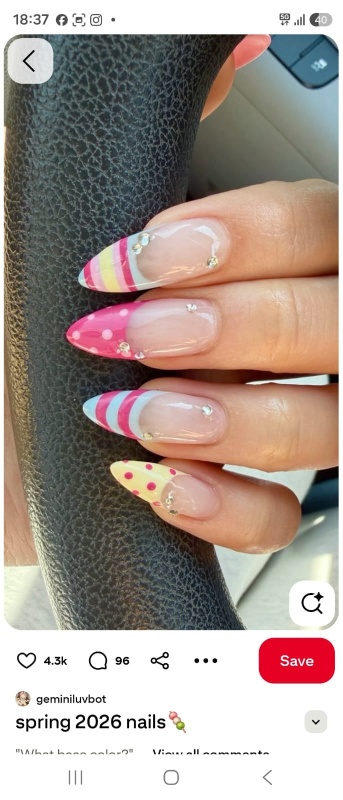
#> input picture frontend/photos-src/nail-001.jpg, 685 x 1600 px (shown at 1/2 size)
$ python -i make_images.py   (imports and definitions only)
#> lines starting #> are read from the running program, lines starting #| are printed output that depends on the picture
"""Build the website's photos: uniform 4:5 WebP images with no white/black borders.

For every design in frontend/src/catalogue.json this takes the original in frontend/photos-src/, applies the
crop and exposure from the catalogue, trims plain white/black borders, then crops to 4:5 around the busiest part
of the photo (where the nails are) and writes:

    frontend/public/photos/thumbs/<name>.webp   600 x 750   catalogue cards
    frontend/public/photos/view/<name>.webp    1000 x 1250  viewer and the link sent on WhatsApp

Every image ends up exactly the same size, so the grid is even and pages load fast. Re-run after adding or
changing photos:

    pip install pillow numpy
    python3 scripts/make_images.py
"""
import json
import os

import numpy as np
from PIL import Image, ImageEnhance, ImageFilter

ROOT = os.path.join(os.path.dirname(os.path.abspath(__file__)), "..", "frontend")
SOURCES = os.path.join(ROOT, "photos-src")
OUT = os.path.join(ROOT, "public", "photos")
RATIO = 4 / 5  # width / height
SIZES = {"thumbs": (600, 750, 78), "view": (1000, 1250, 80)}  # width, height, WebP quality


# [19 lines left out: function trim_borders, not called in this run]


def focus_point(img: Image.Image):
    """Centre of the most detailed / colourful area, as fractions (0..1)."""
    small = img.copy()
    small.thumbnail((200, 200))
    rgb = np.asarray(small.convert("RGB")).astype(np.float32)
    gray = rgb.mean(axis=2)
    gy, gx = np.gradient(gray)
    detail = np.hypot(gx, gy)
    sat = rgb.max(axis=2) - rgb.min(axis=2)
    energy = detail / (detail.max() + 1e-6) + 0.6 * sat / (sat.max() + 1e-6)
    energy = energy ** 2
    ys, xs = np.mgrid[0 : energy.shape[0], 0 : energy.shape[1]]
    total = energy.sum() + 1e-6
    return (energy * xs).sum() / total / energy.shape[1], (energy * ys).sum() / total / energy.shape[0]


def cover_crop(img: Image.Image) -> Image.Image:
    """Crop to exactly 4:5, sliding the window toward the focus point."""
    w, h = img.size
    fx, fy = focus_point(img)
    if w / h > RATIO:  # too wide: trim sides
        cw, ch = round(h * RATIO), h
        left = min(max(round(fx * w - cw / 2), 0), w - cw)
        return img.crop((left, 0, left + cw, ch))
    cw, ch = w, round(w / RATIO)  # too tall: trim top/bottom
    top = min(max(round(fy * h - ch / 2), 0), h - ch)
    return img.crop((0, top, cw, top + ch))


# [27 lines left out: function main, not called in this run]


# [2 lines not run here, left out]

>>> from PIL import Image
>>> picture = Image.open('../frontend/photos-src/nail-001.jpg')
#> picture is the input picture: PIL image 685x1600 RGB; mean R, G, B 165.4, 151.3, 143.5
>>> result = cover_crop(picture)
#> in focus_point, `gray = rgb.mean(axis=2)`:
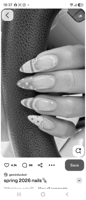
#> gray: shape (200, 86) float32; min 0, max 255, mean 153.2
#> in focus_point, `gy, gx = np.gradient(gray)`:
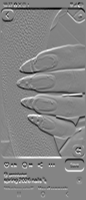
#> gy: shape (200, 86) float32; min -119.3, max 109.7, mean 0; drawn with min black and max white
#> in focus_point, `gy, gx = np.gradient(gray)`:
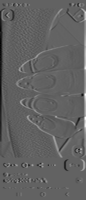
#> gx: shape (200, 86) float32; min -130.3, max 208.7, mean 0; drawn with min black and max white
#> in focus_point, `detail = np.hypot(gx, gy)`:
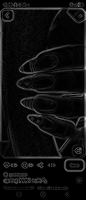
#> detail: shape (200, 86) float32; min 0, max 208.7, mean 15.9
#> in focus_point, `sat = rgb.max(axis=2) - rgb.min(axis=2)`:
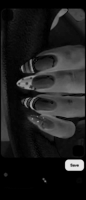
#> sat: shape (200, 86) float32; min 0, max 231, mean 30.3
#> in focus_point, `energy = energy ** 2`:
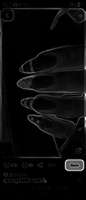
#> energy: shape (200, 86) float32; min 0, max 1.01, mean 0.0473; drawn with min black and max white
#> in focus_point, `total = energy.sum() + 1e-6`: total = 813.1
#> in cover_crop, `fx, fy = focus_point(img)`: fx = 0.59; fy = 0.489
#> in cover_crop, `top = min(max(round(fy * h - ch / 2), 0), h - ch)`: top = 354
#> in cover_crop, `return img.crop((0, top, cw, top + ch))`:
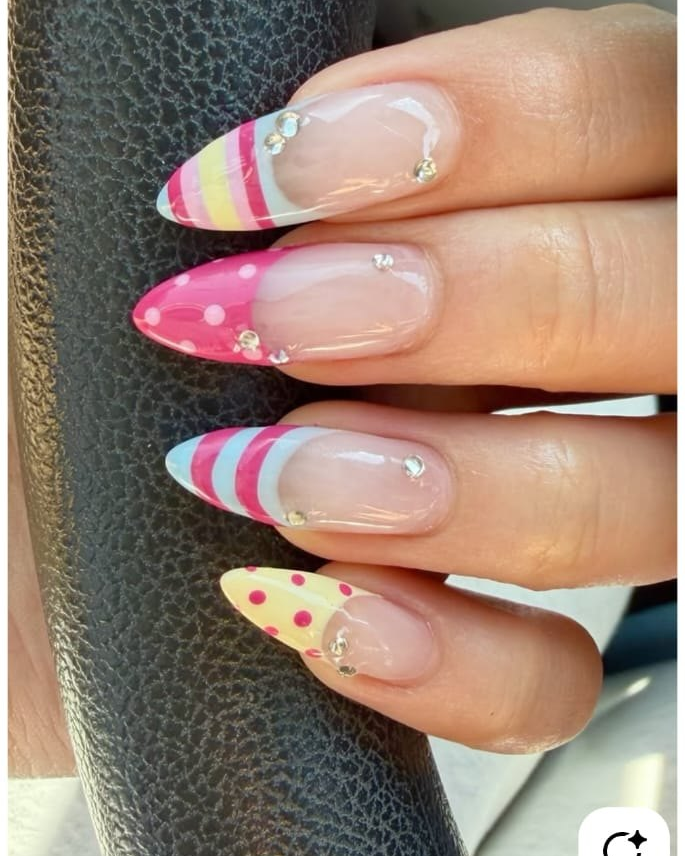
#> returned value: PIL image 685x856 RGB; mean R, G, B 152.4, 128.4, 114.3

$ run again, on frontend/photos-src/nail-005.jpg
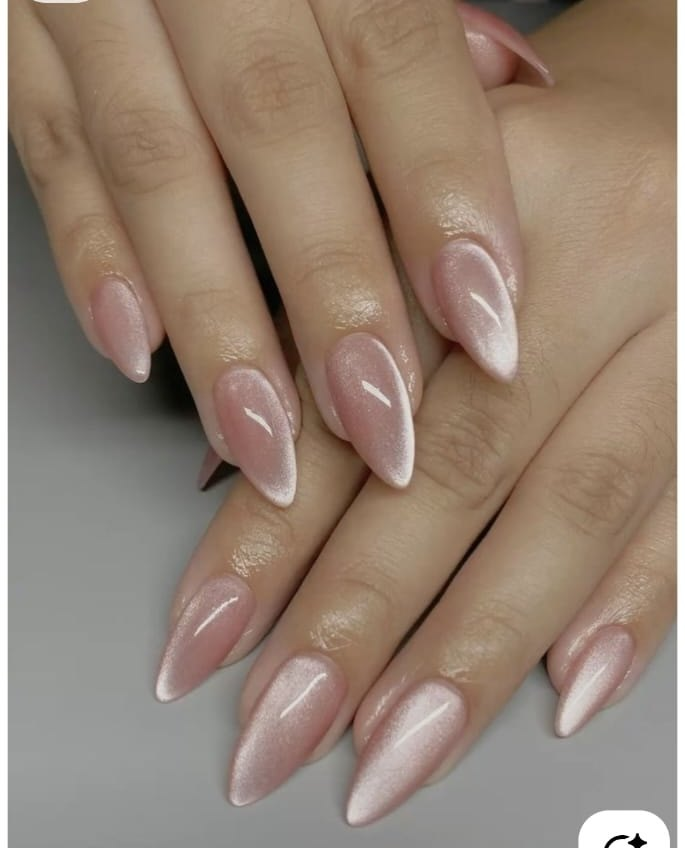
#> input picture frontend/photos-src/nail-005.jpg, 685 x 848 px
#> picture is the input picture: PIL image 685x848 RGB; mean R, G, B 148.7, 129.8, 114.7
#> in focus_point, `energy = energy ** 2`:
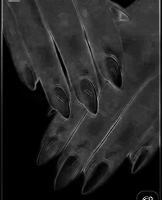
#> energy: shape (200, 162) float32; min 0, max 1, mean 0.151
#> total = 4907.9
#> fx = 0.554; fy = 0.385
#> left = 7
#> in cover_crop, `return img.crop((left, 0, left + cw, ch))`:
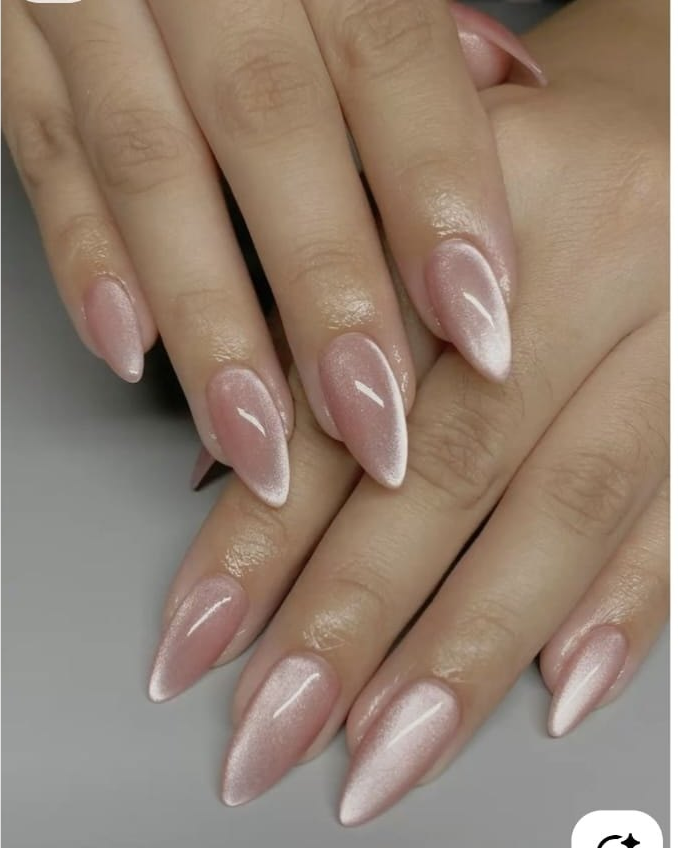
#> returned value: PIL image 678x848 RGB; mean R, G, B 147.6, 128.5, 113.3

$ run again, on frontend/photos-src/nail-006.jpg
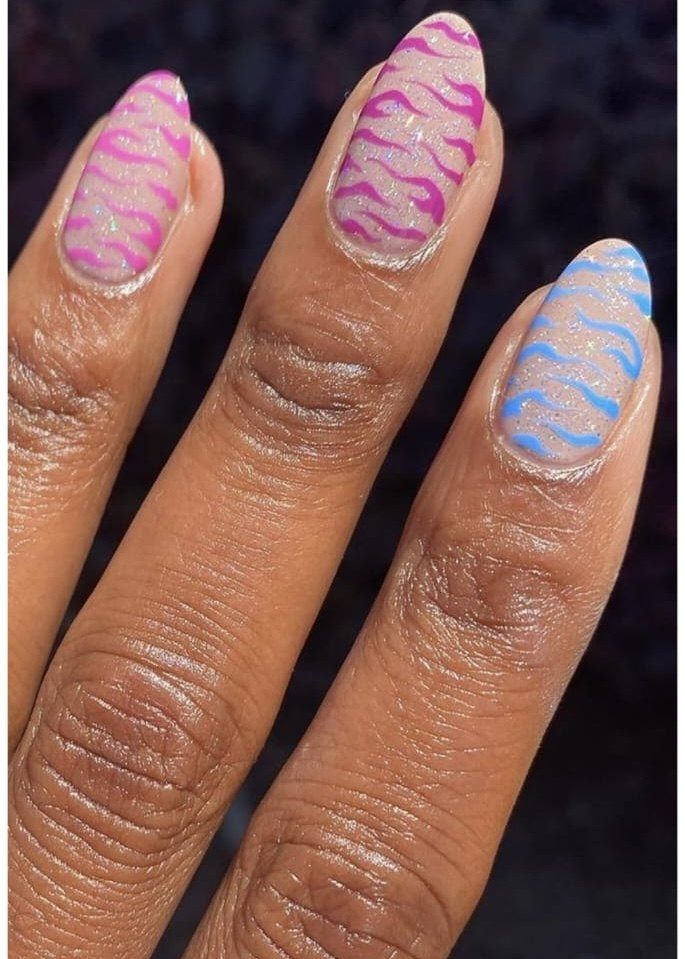
#> input picture frontend/photos-src/nail-006.jpg, 685 x 959 px
#> picture is the input picture: PIL image 685x959 RGB; mean R, G, B 125.8, 88.7, 80.2
#> in focus_point, `energy = energy ** 2`:
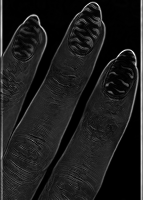
#> energy: shape (200, 143) float32; min 4.55e-05, max 1.13, mean 0.128; drawn with min black and max white
#> total = 3670.7
#> fx = 0.464; fy = 0.531
#> top = 81
#> in cover_crop, `return img.crop((0, top, cw, top + ch))`:
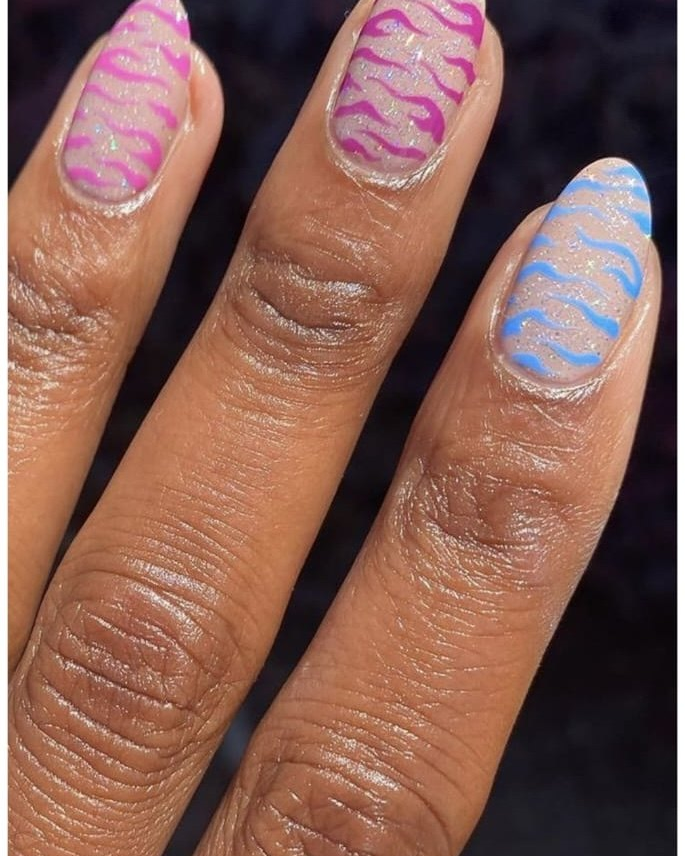
#> returned value: PIL image 685x856 RGB; mean R, G, B 132.9, 93.2, 82.6

$ run again, on frontend/photos-src/nail-007.jpg
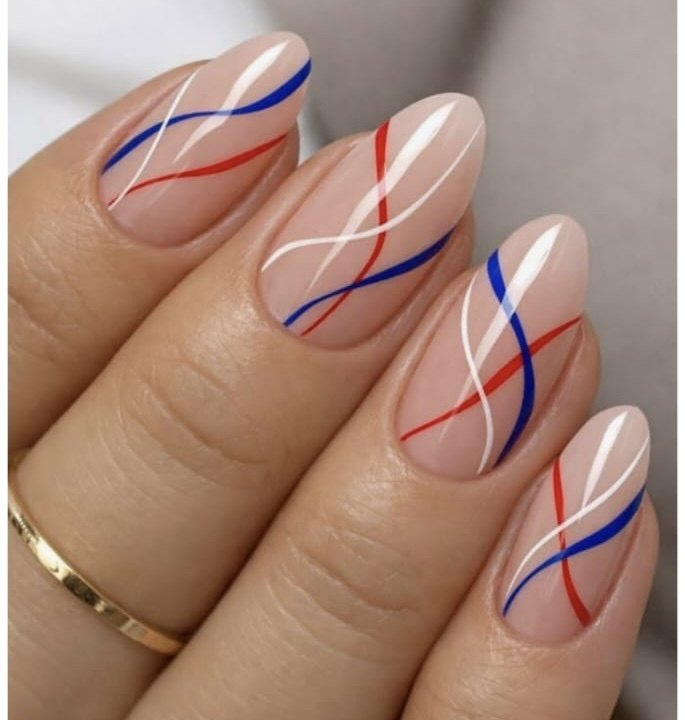
#> input picture frontend/photos-src/nail-007.jpg, 685 x 720 px
#> picture is the input picture: PIL image 685x720 RGB; mean R, G, B 165.9, 133.4, 118.4
#> total = 3581.5
#> fx = 0.473; fy = 0.552
#> left = 36
#> in cover_crop, `return img.crop((left, 0, left + cw, ch))`:
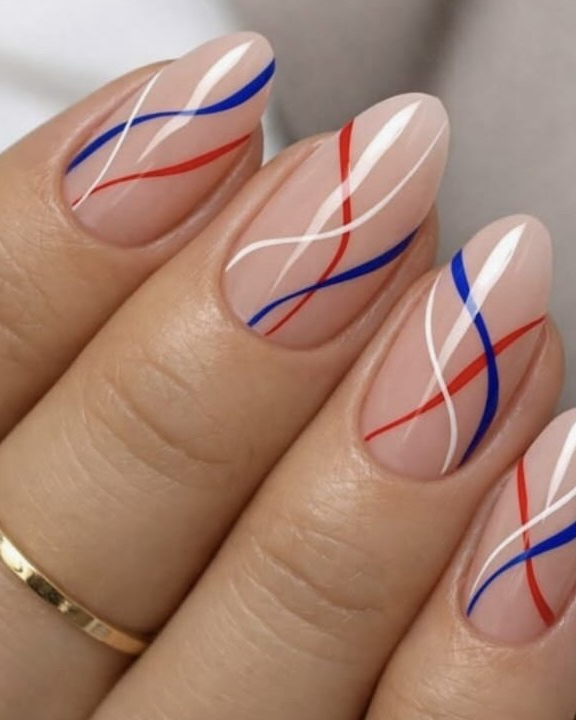
#> returned value: PIL image 576x720 RGB; mean R, G, B 165.5, 129.9, 113.9
